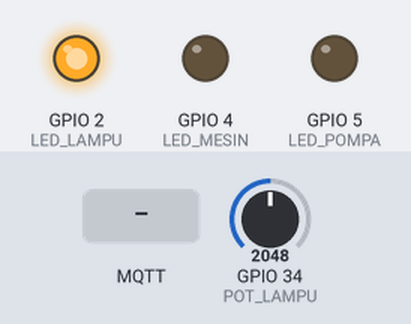
Simulated run of this sketch. Board: ESP32. On the bench: output pins drawn as LEDs (lit = HIGH). Inputs (shaded band) come from the test bench; at power-on: GPIO 34 (POT_LAMPU) = 2048. WiFi joins after 1.5 s; servers stay silent unless stated; no MQTT or app messages arrive unless stated.

Above: at 2.7 s.
2.8 s: MQTT message "ON" arrives on the first subscribed topic
At 5.0 s:
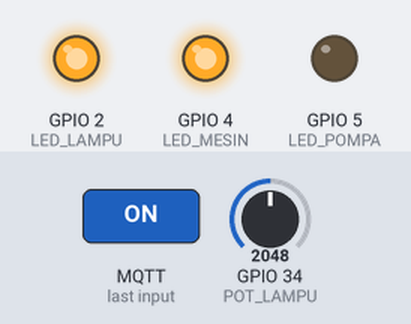
6.0 s: GPIO 34 (POT_LAMPU) set to 1962
At 8.5 s:
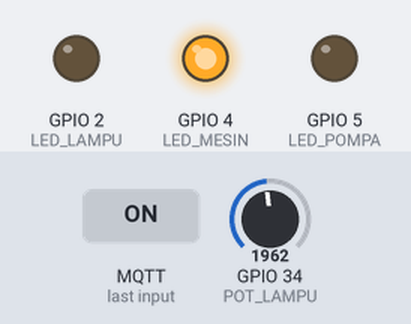
9.0 s: MQTT message "ON" arrives on the second subscribed topic
At 11.7 s:
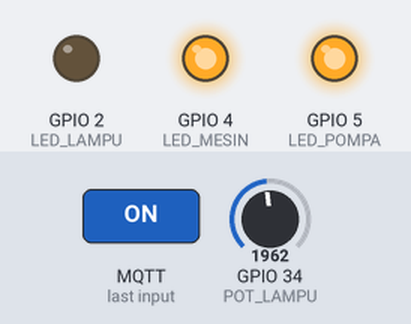
12.0 s: GPIO 34 (POT_LAMPU) set to 2040
At 14.3 s:
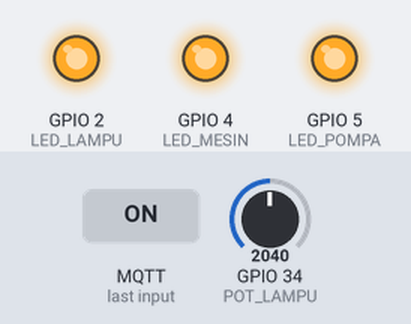
15.0 s: MQTT message "1" arrives on the first subscribed topic
At 17.7 s:
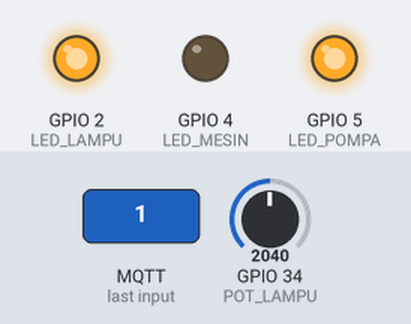
18.0 s: GPIO 34 (POT_LAMPU) set to 1960
At 20.2 s:
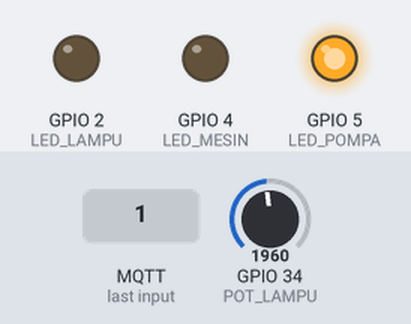
Timing chart, 0 to 21.7 s (numbered marks = the images above; inputs shaded):
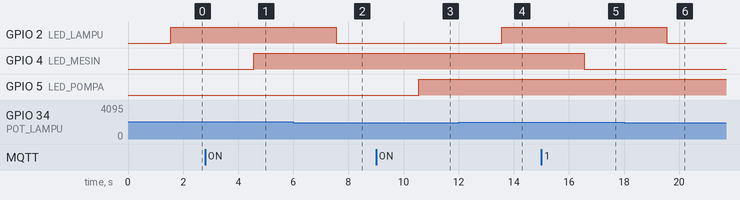

The sketch:

PROJECT_UAS_komperangkat.ino
```cpp
#include <WiFi.h>
#include <PubSubClient.h>

// ================= WIFI WOKWI =================
const char* ssid = "Wokwi-GUEST";
const char* password = "";

// ================= MQTT =================
const char* mqtt_server = "broker.hivemq.com";

WiFiClient espClient;
PubSubClient client(espClient);

// ================= PIN =================
#define LED_LAMPU  2
#define LED_MESIN  4
#define LED_POMPA  5
#define POT_LAMPU  34

// ================= WIFI =================
void setup_wifi() {
  WiFi.begin(ssid, password);
  while (WiFi.status() != WL_CONNECTED) {
    delay(300);
  }
}

// ================= MQTT CALLBACK =================
void callback(char* topic, byte* payload, unsigned int length) {
  String msg = "";
  for (int i = 0; i < length; i++) {
    msg += (char)payload[i];
  }

  if (String(topic) == "rumah_kos/mesincuci/kontrol") {
    digitalWrite(LED_MESIN, msg == "ON");
  }

  if (String(topic) == "rumah_kos/pompa/kontrol") {
    digitalWrite(LED_POMPA, msg == "ON");
  }
}

// ================= MQTT RECONNECT =================
void reconnect() {
  while (!client.connected()) {
    if (client.connect("ESP32-WOKWI")) {
      client.subscribe("rumah_kos/mesincuci/kontrol");
      client.subscribe("rumah_kos/pompa/kontrol");
    } else {
      delay(2000);
    }
  }
}

// ================= SETUP =================
void setup() {
  pinMode(LED_LAMPU, OUTPUT);
  pinMode(LED_MESIN, OUTPUT);
  pinMode(LED_POMPA, OUTPUT);

  setup_wifi();
  client.setServer(mqtt_server, 1883);
  client.setCallback(callback);

}

// ================= LOOP =================
void loop() {
  if (!client.connected()) {
    reconnect();
  }
  client.loop();

  int nilai = analogRead(POT_LAMPU);
  bool lampuOn = nilai > 2000;

  digitalWrite(LED_LAMPU, lampuOn);

  client.publish(
    "rumah_kos/kamar1/lampu/status",
    lampuOn ? "ON" : "OFF"
  );

  delay(3000);
}
```

Measured:
- the behaviour switches between 2001 and 2000 on GPIO 34 (POT_LAMPU) (found by bisection; images 1 and 2)
- after the input at 2.8 s, GPIO 4 (LED_MESIN): LOW → HIGH after 1.8 s
- after the input at 6.0 s, GPIO 2 (LED_LAMPU): HIGH → LOW after 1.6 s
- after the input at 9.0 s, GPIO 5 (LED_POMPA): LOW → HIGH after 1.6 s
- after the input at 12.0 s, GPIO 2 (LED_LAMPU): LOW → HIGH after 1.6 s
- after the input at 15.0 s, GPIO 4 (LED_MESIN): HIGH → LOW after 1.6 s
- after the input at 18.0 s, GPIO 2 (LED_LAMPU): HIGH → LOW after 1.6 s
